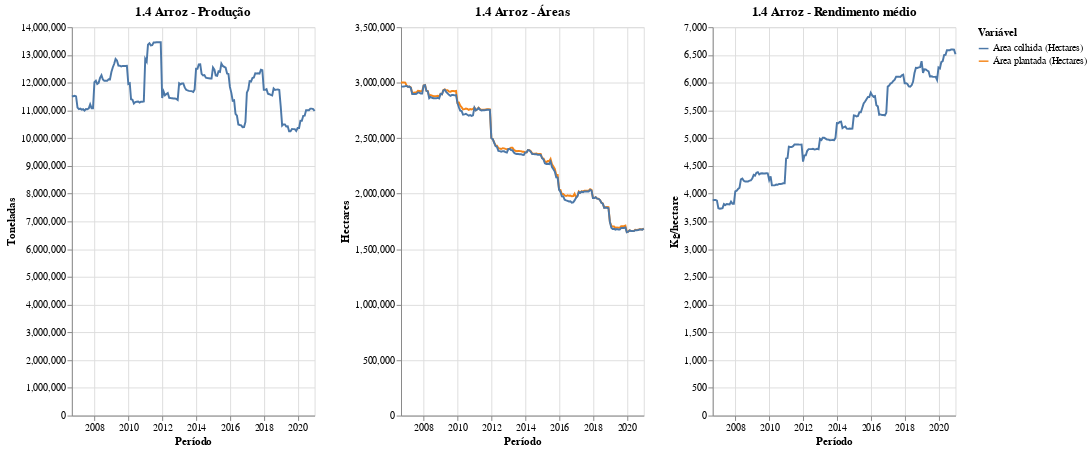

Notebook cell for this chart:
### Code cell
plot_produto(lspa, '1.4 Arroz')

### Figure 1 — Vega-Lite specification as saved in the notebook (floating-point values rounded to 4 significant figures; data arrays with more than 128 entries replaced by an {"elided": "..."} marker saying what was removed)
{"config": {"view": {"continuousWidth": 400, "continuousHeight": 300}}, "hconcat": [{"data": {"name": "data-3e932483fc11123ed2c22f94a19c3c1f"}, "mark": "line", "encoding": {"tooltip": [{"type": "temporal", "field": "Mês"}, {"type": "quantitative", "field": "Valor"}], "x": {"type": "temporal", "field": "Mês", "title": "Período"}, "y": {"type": "quantitative", "field": "Valor", "title": "Toneladas"}}, "height": 400, "title": "1.4 Arroz - Produção", "width": 250}, {"data": {"name": "data-372a9e39e14c5f4653edfedf470d9850"}, "mark": "line", "encoding": {"color": {"type": "nominal", "field": "Variável"}, "tooltip": [{"type": "temporal", "field": "Mês"}, {"type": "quantitative", "field": "Valor"}, {"type": "nominal", "field": "Variável"}], "x": {"type": "temporal", "field": "Mês", "title": "Período"}, "y": {"type": "quantitative", "field": "Valor", "title": "Hectares"}}, "height": 400, "title": "1.4 Arroz - Áreas", "width": 250}, {"data": {"name": "data-d54ad9dd19bd0533e0b024bfa349c175"}, "mark": "line", "encoding": {"tooltip": [{"type": "temporal", "field": "Mês"}, {"type": "quantitative", "field": "Valor"}], "x": {"type": "temporal", "field": "Mês", "title": "Período"}, "y": {"type": "quantitative", "field": "Valor", "title": "Kg/hectare"}}, "height": 400, "title": "1.4 Arroz - Rendimento médio", "width": 250}], "$schema": "https://vega.github.io/schema/vega-lite/v4.8.1.json", "datasets": {"data-3e932483fc11123ed2c22f94a19c3c1f": {"elided": "173 records"}, "data-372a9e39e14c5f4653edfedf470d9850": {"elided": "346 records"}, "data-d54ad9dd19bd0533e0b024bfa349c175": {"elided": "173 records"}}}
